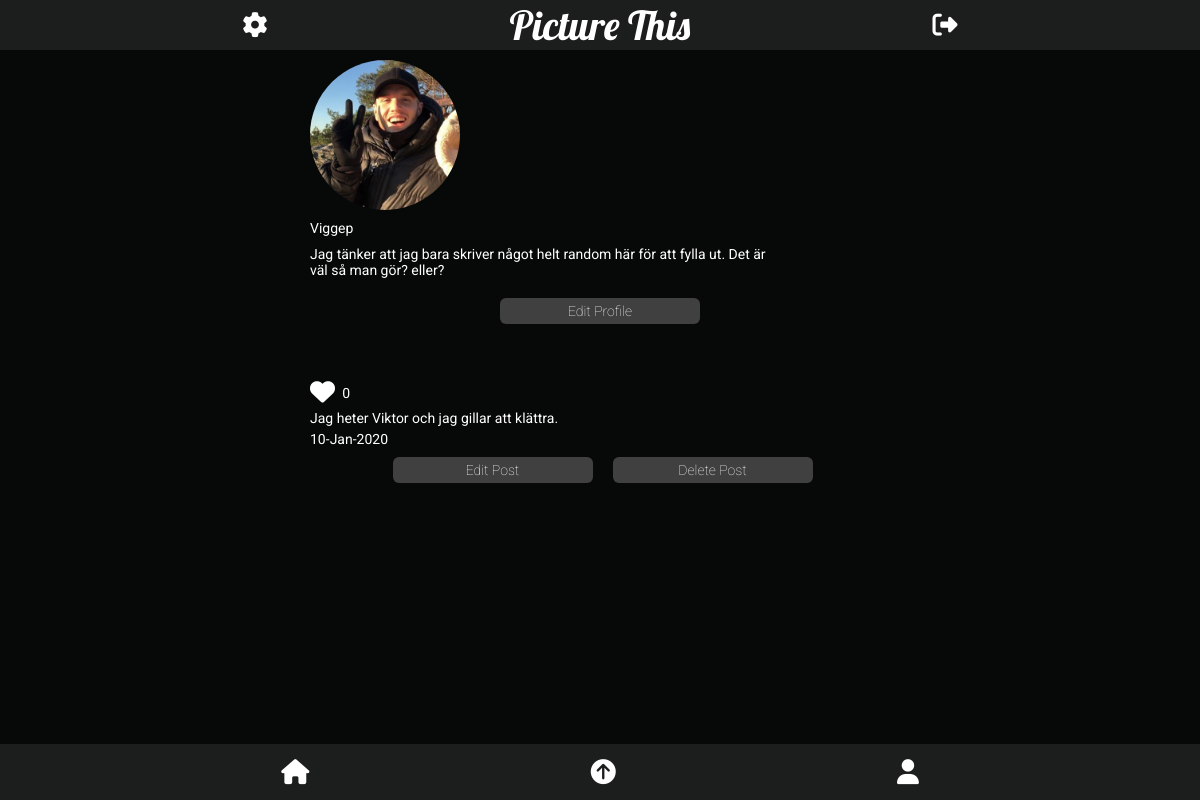
Before: /profile.php (signed in) with the older database file.
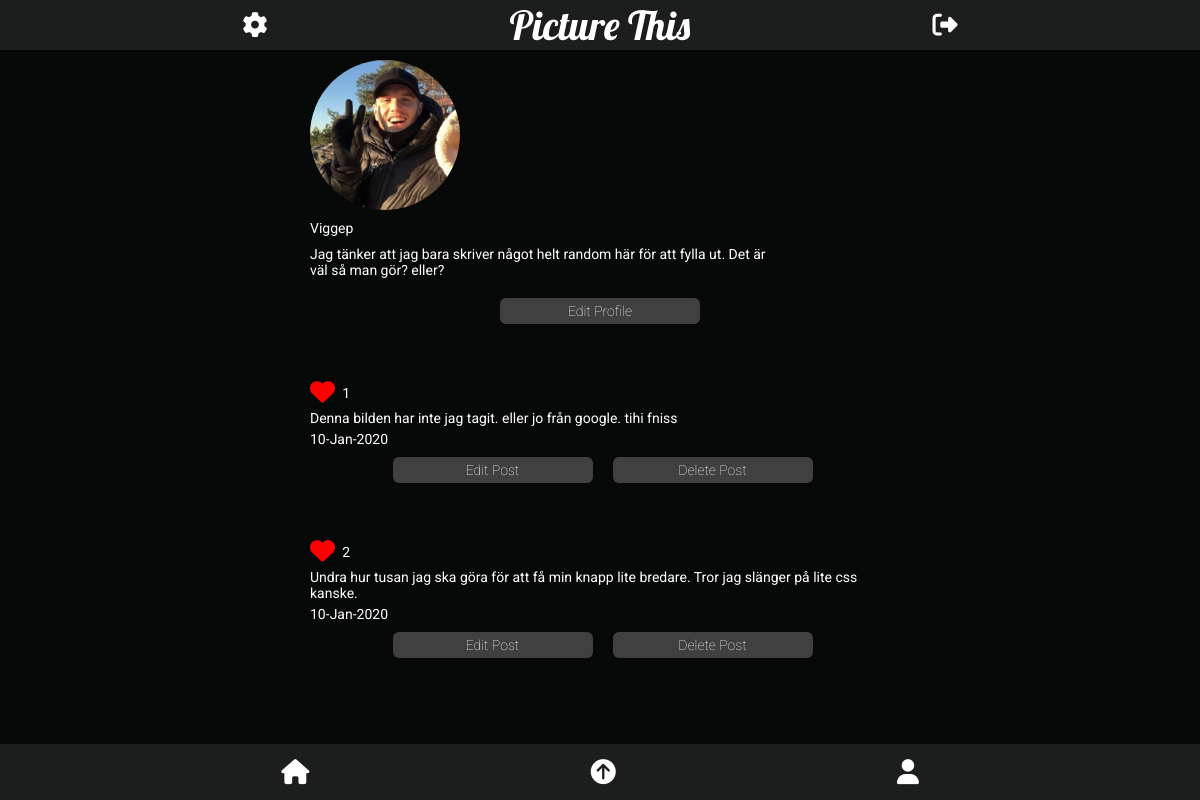
After: the same page with the newer database file.
### tables this page shows
CREATE TABLE users (
id INTEGER PRIMARY KEY,
fullname VARCHAR,
username VARCHAR,
email VARCHAR,
password VARCHAR,
profileimage VARCHAR,
biography VARCHAR);

CREATE TABLE posts (
id integer primary KEY
autoincrement,
postImage VARCHAR,
postContent VARCHAR,
createdAt VARCHAR,
userId INTEGER
);

### app/functions.php (called while the page is built, shortened)
<?php
function isLoggedIn(): bool
{
    return isset($_SESSION['user']);
}
function getUserById(int $id, object $pdo): array
{
    $statement = $pdo->prepare('SELECT * FROM users WHERE id = :id');
    $statement->bindParam(':id', $id, PDO::PARAM_STR);
    $statement->execute();
    $user = $statement->fetch(PDO::FETCH_ASSOC);
    if ($user) {
        return $user;
    }
    return $user = [];
}
function getPostsByUser(int $id, object $pdo): array
{
    $statement = $pdo->prepare('SELECT * FROM posts WHERE userId = :userId ORDER BY createdAt DESC');
    $statement->bindParam(':userId', $id, PDO::PARAM_INT);
    $statement->execute();
    $posts = $statement->fetchAll(PDO::FETCH_ASSOC);
    return $posts;
}
function countLikes(int $postId, object $pdo): string
{
    $statement = $pdo->prepare('SELECT COUNT(*) FROM likes WHERE postId = :postId');
    $statement->bindParam(':postId', $postId, PDO::PARAM_INT);
    $statement->execute();
    $likes = $statement->fetch(PDO::FETCH_ASSOC);
    return $likes["COUNT(*)"];
}
function isLikedByUser(int $postId, int $userId, object $pdo): bool
{
    $statement = $pdo->prepare('SELECT * FROM likes WHERE postId = :postId AND userId = :userId');
    $statement->bindParam(':postId', $postId, PDO::PARAM_INT);
    $statement->bindParam(':userId', $userId, PDO::PARAM_INT);
    $statement->execute();
    $isLikedByUser = $statement->fetch(PDO::FETCH_ASSOC);
    return $isLikedByUser ? true : false;
}

### app/config.php (called while the page is built, shortened)
<?php
return [
    'title' => 'Picture This',
    'database_path' => sprintf('sqlite:%s/database/database.db', __DIR__),
];

### app/autoload.php (called while the page is built, shortened)
<?php
require __DIR__.'/functions.php';
$config = require __DIR__.'/config.php';

### profile.php (the view, shortened to what this page needs)
<?php require __DIR__ . '/views/header.php'; ?>
<?php $user = getUserById($_SESSION['user']['id'], $pdo); ?>
<?php $id = (int) $_SESSION['user']['id']; ?>
<?php $posts = getPostsByUser($id, $pdo); ?>
<section class="profile-page">
    <div class="profile-info">
        <div class="profile-image">
            <?php if (isLoggedIn()) : ?>
                <img class="profile-image-src" src="<?= 'app/users/images/' . $user['profileimage'] ?>" alt="Profile-image">
            <?php endif; ?>
        </div>
        <p class=> <?php echo $user['username'] ?></p>
        <div class="biography-profile-page">
            <?php if (isLoggedIn()) : ?>
                <p><?php echo $user['biography']; ?></p>
            <?php endif; ?>
        </div>
    </div>
    <button class="submit-button"><a href="settings.php">Edit Profile</a></button>
    <?php if (isLoggedIn()) : ?>
        <div class="profileWrapper">
            <?php foreach ($posts as $post) : ?>
                <div data-id="<?= $post['id'] ?>" class="profilePost">
                    <div data-id="<?= $post['id'] ?>" class="postContent ">
                        <?php $likes = countLikes($post['id'], $pdo) ?>
                        <?php $isLikedByUser = isLikedByUser($post['id'], $_SESSION['user']['id'], $pdo); ?>
                        <div class="info-bottom-image">
                            <div class="likes-position">
                                <form data-id="<?= $post['id'] ?>" class="likeForm" action="app/posts/likes.php" method="post" enctype="multipart/form-data">
                                    <button data-id="<?= $post['id'] ?>" class=" button-likes like <?= $isLikedByUser ? 'hidden' : '' ?>" type=" submit" name="postId" value="<?= $post['id'] ?>"><i class="fas fa-heart"></i></button>
                                    <button data-id="<?= $post['id'] ?>" class=" button-liked like <?= $isLikedByUser ? '' : 'hidden' ?>" type=" submit" name="postId" value="<?= $post['id'] ?>"><i class="fas fa-heart"></i></button>
                                </form>
                                <p class="likeCount<?= $post['id'] ?>"><?php echo $likes ?></p>
                            </div>
                            <p class="content-bottom"><?php echo $post['postContent']; ?></p>
                            <p class="date-bottom"><?php $date = $post['createdAt'];
                                                    $currentDate = explode("-", $date);
                                                    echo $currentDate[0] . '-' . $currentDate[1] . '-' . $currentDate[2] ?></p>
                        </div>
                        <div data-id="<?= $post['id'] ?>" class="updatePostContent ">
                            <form class="edit-post-form" action="app/posts/update.php" method="post" enctype="multipart/form-data">
                                <button data-id="<?= $post['id'] ?>" class="submit-button edit-button " type="button" name="postId" value="<?= $post['id'] ?>">Edit Post</button>
                            </form>
                            <form class="delete-button-form" action="app/posts/delete.php" method="post" enctype="multipart/form-data">
                                <button class="submit-button button-delete " type="submit" name="postId" value="<?= $post['id'] ?>">Delete Post</button>
                            </form>
                        </div>
                    </div>
                <?php endforeach; ?>
                </div>
            <?php endif; ?>
</section>
<?php require __DIR__ . '/views/footer.php'; ?>

### views/header.php (shortened to what this page needs)
<?php require __DIR__ . '/../app/autoload.php'; ?>
<!DOCTYPE html>
<html lang="en">
<head>
    <link rel="stylesheet" href="/assets/styles/main.css">
    <link rel="stylesheet" href="/assets/styles/profile.css">
    <link rel="stylesheet" href="/assets/styles/footer.css">
    <link rel="stylesheet" href="/assets/styles/navigation.css">
    <link rel="stylesheet" href="/assets/styles/loginpage.css">
    <link rel="stylesheet" href="/assets/styles/feed.css">
    <link rel="stylesheet" href="/assets/styles/buttons.css">
    <link rel="stylesheet" href="/assets/styles/settings.css">
    <link rel="stylesheet" href="/assets/styles/upload.css">
    <link rel="stylesheet" href="/assets/styles/register.css">
    <link rel="stylesheet" href="/assets/styles/desktopversion.css">
</head>
<body>
    <?php if (isLoggedIn()) : ?>
        <?php require __DIR__ . '/navigation.php'; ?>
    <?php endif; ?>

### views/navigation.php
<?php if (isLoggedIn()) : ?>
    <nav>
        <ul>
            <li class="nav-item">
                <a class="nav-link<?php echo $_SERVER['SCRIPT_NAME'] === '/settings.php' ? 'active' : ''; ?>" href="/settings.php"><i class="fas fa-cog"></i></a>
            </li>
            <li class="nav-item">
                <a class="navbar-brand" href="/index.php"><?php echo $config['title']; ?></a>
            </li>
            <li class="nav-item">
                <a class="nav-link" href="/app/users/logout.php"><i class="fas fa-sign-out-alt"></i></a>
            </li>
        </ul>
    </nav>
<?php else : ?>
    <nav class="navbar">
        <a class="navbar-brand" href="#"><?php echo $config['title']; ?></a>
    </nav>
<?php endif; ?>

### views/footer.php (shortened to what this page needs)
<section class="footer">
    <a class="icons" href="index.php"><i class="fas fa-home"></i></a>
    <a class="icons" href="upload.php"><i class="fas fa-arrow-circle-up"></i></a>
    <a class="icons" href="profile.php"><i class="fas fa-user"></i></a>
</section>
</body>
</html>

### assets/styles/main.css (style rules this page uses)
* { margin: 0; padding: 0; box-sizing: border-box; font-size: 14px; font-family: "Roboto", sans-serif; }
body { width: 100vw; display: flex; flex-direction: column; align-items: center; justify-content: center; background-color: #070909; color: white; }
section { width: 100%; display: flex; flex-direction: column; align-items: center; justify-content: center; }

### assets/styles/profile.css (style rules this page uses)
.profile-page { width: 100%; margin-top: 50px; display: flex; justify-content: flex-start; }
.profile-image-src { margin: 0 10px; border-radius: 50%; display: flex; width: 100px; height: 100px; object-fit: cover; }
.info-bottom-image { margin: 10px 30px 10px 10px; }
.likes-position { width: 40px; display: flex; align-items: center; justify-content: space-between; margin-bottom: 5px; }
.biography-profile-page { width: 80%; }
.profileWrapper { width: 100vw; display: flex; flex-direction: row; flex-wrap: wrap; margin-bottom: 30px; margin-top: 15px; }
.profile-info { margin: 10px; width: 100%; }
.profile-info p { margin: 10px 10px; }
.profilePost { margin-bottom: 5px; width: 100%; }
.updatePostContent { display: flex; flex-direction: row; justify-content: center; margin: 0 0 20px 5px; }
.edit-post-form { display: flex; flex-direction: column; align-items: center; }

### assets/styles/footer.css (style rules this page uses)
.footer { width: 100%; height: 7%; display: flex; flex-direction: row; justify-content: space-evenly; background-color: #1c1d1d; position: fixed; bottom: 0; }
a { color: white; }
a:link { text-decoration: none; }
i { font-size: 25px; color: white; }

### assets/styles/navigation.css (style rules this page uses)
nav { width: 100%; height: 50px; position: fixed; top: 0; }
ul { display: flex; flex-direction: row; justify-content: space-evenly; align-items: center; height: 50px; background-color: #1c1d1d; }
li { list-style-type: none; }
.navbar-brand { font-family: "Lobster", cursive; font-size: 25px; font-weight: 300; display: flex; justify-content: center; align-items: center; height: 100%; }

### assets/styles/feed.css (style rules this page uses)
.button-liked i { color: red; }
.content-bottom { margin-top: 5px; }
.date-bottom { margin-top: 5px; }

### assets/styles/buttons.css (style rules this page uses)
.submit-button { border: none; background: #404040; color: #ffffff !important; font-weight: 100; padding: 5px; border-radius: 6px; transition: all 0.3s ease 0s; width: 102px; }
.button-delete { width: 102px; }
.edit-button { margin-right: 20px; width: 102px; }
.button-liked { background: none; border: none; }
.button-likes { background: none; border: none; }

### assets/styles/desktopversion.css (style rules this page uses)
@media all and (min-width: 768px) { section { width: 50vw; } }
@media all and (min-width: 768px) { body { margin: auto; width: 50vw; } }
@media all and (min-width: 768px) { .footer { width: 100%; } }
@media all and (min-width: 768px) { nav { width: 100%; } }
@media all and (min-width: 768px) { .profileWrapper { width: 50vw; } }
@media all and (min-width: 768px) { .profile-image-src { width: 150px; height: 150px; } }
@media all and (min-width: 768px) { .navbar-brand { font-size: 40px; } }
@media all and (min-width: 768px) { .submit-button { width: 200px; } }
@media all and (min-width: 768px) { .submit-button { margin-bottom: 10px; } }

Changed rows visible on the page:
added posts: $post['id'] 25 (drawn), likes "1", postContent "Denna bilden har inte jag tagit. eller jo från google. tihi fniss", createdAt "10", createdAt "Jan", createdAt "2020"
changed posts: likes "0" → "2"; postContent "Jag heter Viktor och jag gillar att klättra." → "Undra hur tusan jag ska göra för att få min knapp lite bredare. Tror jag slänger på lite css kanske."
